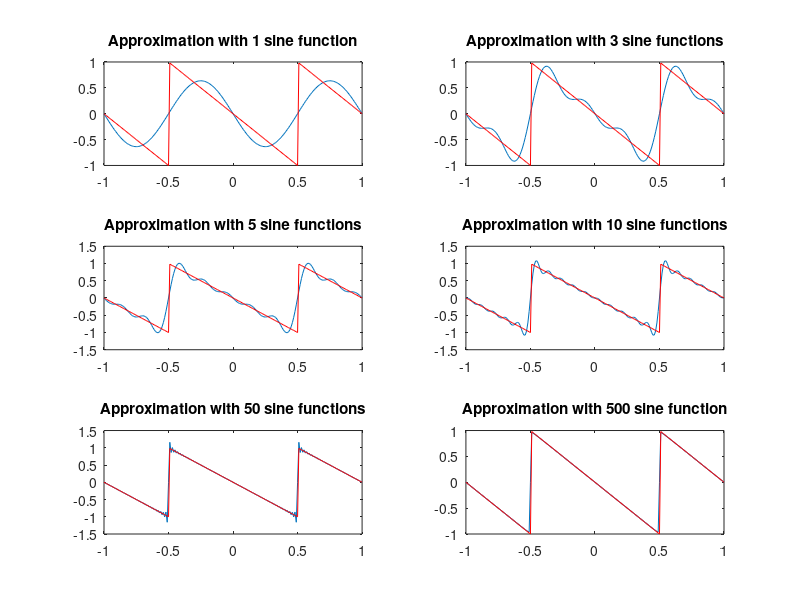

The MATLAB source for this figure:
sc = figure ('name', 'Sawtooth waves');
figure(sc);
x = -1 : .01 : 1;
y = 0;

for k = 1
    y = y + (((-1).^k)*((sin(2*pi*k*x))/(k)));
end
y = (2/pi)*y;
subplot(3,2,1)
plot(x,y)
hold on
a = sawtooth(2*pi*(x+0.5), (1/(10).^10));
title('Approximation with 1 sine function')
plot(x,a, 'r')

k=1;
y=0;
while k <= 3
    y = y + (((-1).^k)*((sin(2*pi*k*x))/((k))));
    k = k+1;
end
y = (2/pi)*y;
subplot(3,2,2)
plot(x,y)
hold on
b = sawtooth(2*pi*(x+0.5), (1/(10).^10));
title('Approximation with 3 sine functions')
plot(x,b, 'r')

k=1;
y=0;
while k <= 5
    y = y + (((-1).^k)*((sin(2*pi*k*x))/((k))));
    k = k+1;
end
y = (2/pi)*y;
subplot(3,2,3)
plot(x,y)
hold on
c = sawtooth(2*pi*(x+0.5), (1/(10).^10));
title('Approximation with 5 sine functions')
plot(x,c, 'r')

k=1;
y=0;
while k <= 10
    y = y + (((-1).^k)*((sin(2*pi*k*x))/((k))));
    k = k+1;
end
y = (2/pi)*y;
subplot(3,2,4)
plot(x,y)
hold on
d = sawtooth(2*pi*(x+0.5), (1/(10).^10));
title('Approximation with 10 sine functions')
plot(x,d, 'r')

k=1;
y=0;
while k <= 50
    y = y + (((-1).^k)*((sin(2*pi*k*x))/((k))));
    k = k+1;
end
y = (2/pi)*y;
subplot(3,2,5)
plot(x,y)
hold on
e = sawtooth(2*pi*(x+0.5), (1/(10).^10));
title('Approximation with 50 sine functions')
plot(x,e, 'r')

k=1;
y=0;
while k <= 500
    y = y + (((-1).^k)*((sin(2*pi*k*x))/((k))));
    k = k+1;
end
y = (2/pi)*y;
subplot(3,2,6)
plot(x,y)
hold on
f = sawtooth(2*pi*(x+0.5), (1/(10).^10));
title('Approximation with 500 sine function')
plot(x,f, 'r')